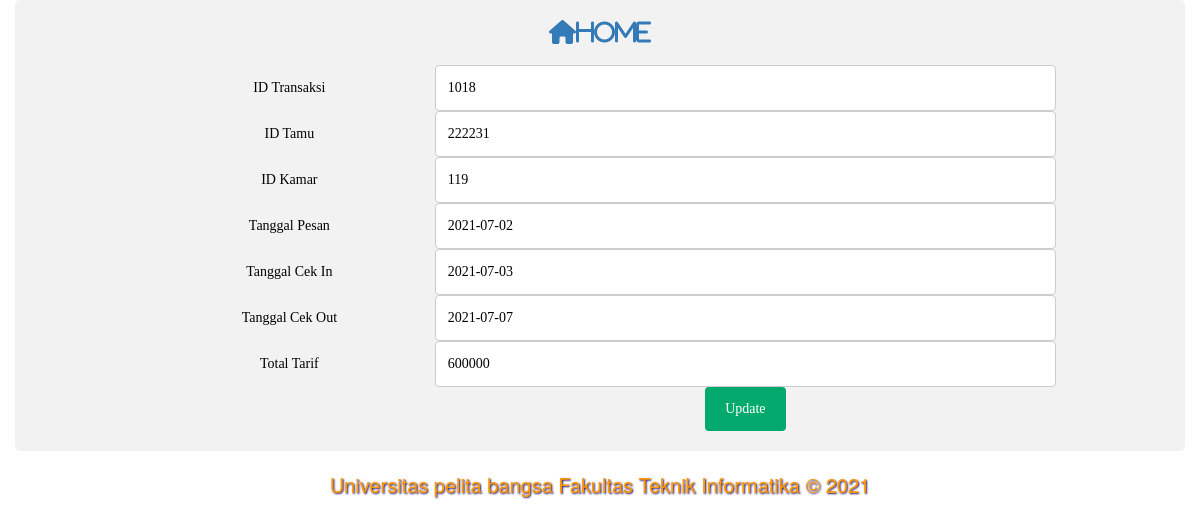
The page /edit_transaksi.php?id=1018 (signed in) on the database its author committed.
### tables this page shows
CREATE TABLE `transaksi_hotel` (
  `id_transaksi` int(10) NOT NULL,
  `id_tamu` int(10) DEFAULT NULL,
  `id_kamar` int(10) DEFAULT NULL,
  `tgl_pesan` date DEFAULT NULL,
  `tgl_cekin` date DEFAULT NULL,
  `tgl_cekout` date DEFAULT NULL,
  `total_tarif` int(12) DEFAULT NULL
);

### edit_transaksi.php (the view, shortened to what this page needs)
<?php
include("db/config.php");
?>
<?php
$id = $_GET['id'];
$result = mysqli_query($conn, "SELECT * FROM transaksi_hotel WHERE id_transaksi=$id");
while($user_data = mysqli_fetch_array($result))
{
	$id_transaksi = $user_data['id_transaksi'];
	$id_tamu = $user_data['id_tamu'];
	$id_kamar = $user_data['id_kamar'];
    $tgl_pesan = $user_data['tgl_pesan'];
    $tgl_cekin = $user_data['tgl_cekin'];
    $tgl_cekout = $user_data['tgl_cekout'];
    $total_tarif = $user_data['total_tarif'];
}
?>
<?php include('template/header.php');?>
<body>
<a class="fa fa-home" style="font-size: 24px;" href="index.php">Home</a>
    <br/><br/>
    <form name="update_user" method="post" action="edit_transaksi.php">
        <table border="0">
            <tr>
                <td>ID Transaksi</td>
                <td><input type="text" name="id_transaksi" value=<?php echo $id_transaksi;?>></td>
            </tr>
            <tr>
                <td>ID Tamu</td>
                <td><input type="text" name="id_tamu" value=<?php echo $id_tamu;?>></td>
            </tr>
            <tr>
                <td>ID Kamar</td>
                <td><input type="text" name="id_kamar" value=<?php echo $id_kamar;?>></td>
            </tr>
            <tr>
                <td>Tanggal Pesan</td>
                <td><input type="text" id="date" name="tgl_pesan" value=<?php echo $tgl_pesan;?>></td>
            </tr>
            <tr>
                <td>Tanggal Cek In</td>
                <td><input type="text" id="datepi" name="tgl_cekin" value=<?php echo $tgl_cekin;?>></td>
            </tr>
            <tr>
                <td>Tanggal Cek Out</td>
                <td><input type="text" id="datepik" name="tgl_cekout" value=<?php echo $tgl_cekout;?>></td>
            </tr>
            <tr>
                <td>Total Tarif</td>
                <td><input type="text" name="total_tarif" value=<?php echo $total_tarif;?>></td>
            </tr>
            <tr>
                <td><input type="hidden" name="id" value=<?php echo $_GET['id'];?>></td>
                <td><input type="submit" name="update" value="Update"></td>
            </tr>
        </table>
    </form>
</body>
<?php include('template/footer.php');?>

### assets/css/style.css (style rules this page uses)
table { font-family: Lucida Sans Unicode; border-collapse: collapse; color: #000000; position: relative; text-align: center; margin: auto; width: 80%; }
table th, td { text-align: center; margin: auto; }
input[type=text], select, textarea { width: 100%; padding: 12px; border: 1px solid #ccc; border-radius: 4px; box-sizing: border-box; resize: vertical; }
input[type=submit] { background-color: #04AA6D; color: white; padding: 12px 20px; border: none; border-radius: 4px; cursor: pointer; float: center; }

### rows shown on the page
transaksi_hotel: id_transaksi "1018", id_tamu "222231", id_kamar "119", tgl_pesan "2021-07-02", tgl_cekin "2021-07-03", tgl_cekout "2021-07-07", total_tarif "600000"
